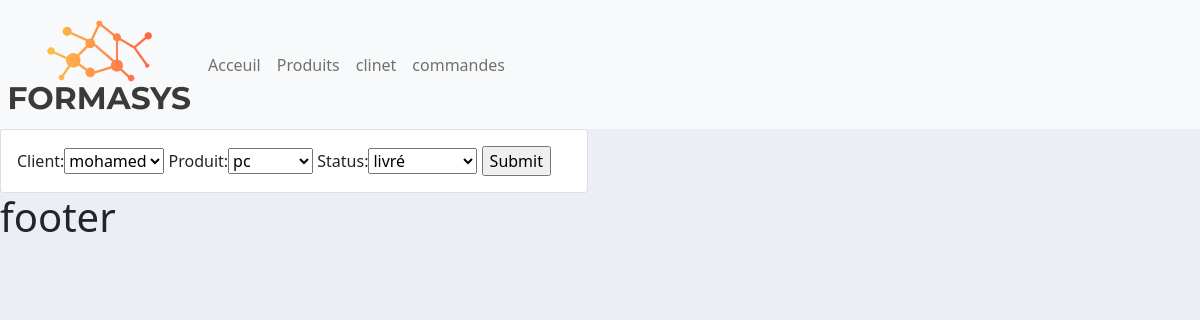
The app's page /commande/modifier_commande/2 with its own data.
### commande/models.py (models this page shows)
class Commande(models.Model):
        STATUS=(('en instance','en instance'),
                ('non livré','non livré'),
                ('livré','livré'))
        client=models.ForeignKey(Client,null=True,on_delete=models.SET_NULL)
        produit=models.ForeignKey(Produit,null=True,on_delete=models.SET_NULL)
        status=models.CharField(max_length=200,null=True,choices=STATUS)
        dete_creation=models.DateTimeField(auto_now_add=True,null=True)

### commande/views.py (the view)
# urls.py: path('modifier_commande/<str:pk>',views.modifier_commande,name='modifier_commande'),
def modifier_commande(request,pk):
    commande=Commande.objects.get(id=pk)
    form=CommandeForm(instance=commande)
    if request.method=='POST':
        form=CommandeForm(request.POST ,instance=commande)
        if form.is_valid():
            form.save()
            return redirect('/')
    context={'form':form}
    return render(request, 'commande/modifier_commande.html',context)

### commande/forms.py
class CommandeForm(ModelForm):
    class Meta:
        model=Commande
        fields='__all__'

### client/models.py (called while the page is built)
    def __str__(self):
                return self.nom

### produit/models.py (called while the page is built)
    def __str__(self):
        return self.nom

### templates/commande/modifier_commande.html (shortened to what this page needs)
{% extends 'main.html'%}
{% block contenu %}
<div class="row">
    <div class="col-md-6">
        <div class="card card-body">
            <form action="" method="POST">
                {{form}}
                <input type="submit" name="Envoyer">
            </form>
        </div>
    </div>
</div>
{% endblock %}

### static/css/main.css (style rules this page uses)
body { background-color: #ebeff5; }

### records on screen
Commande: client "mohamed", produit "pc", status "livré"
